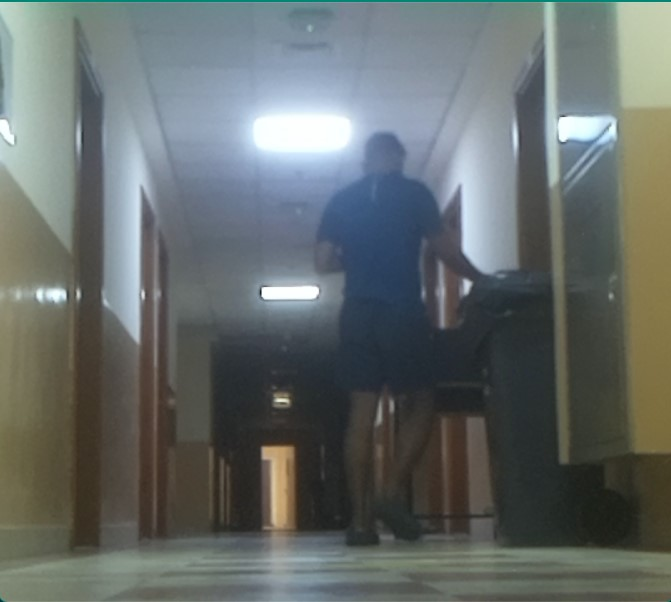
#> input picture images/hostel2.jpg, 671 x 602 px
$ jupyter execute --allow-errors Segmentationpathplanning.ipynb
#> lines starting #> are read from the running program, lines starting #| are printed output that depends on the picture
[cell 1]
import pixellib
from pixellib.semantic import semantic_segmentation
import cv2
#from wincap import WindowCapture #
from time import sleep;
import re

[cell 2]
frame = cv2.imread("images/hostel2.jpg")# cap.open("tcp://192.168.100.56:8888")
#> frame is the input picture: shape (602, 671, 3); mean B, G, R 106.3, 108, 101.4
#> (the rest of this cell did not finish here and is left out)

#> (a cell that did not finish here is left out)

#> (a cell that did not finish here is left out)

#> (a cell that did not finish here is left out)

#> (a cell that did not finish here is left out)

[cell 7]
import matplotlib.pyplot as plt
import numpy as np
import time

color = [6,230,230]
#> (the rest of this cell did not finish here and is left out)

#> (a cell that did not finish here is left out)

[cell 9]
## Inefficient, O(N^2)
# [26 lines left out: function findpath, not called in this run]

[cell 10]
# Efficient, O(N)
# [16 lines left out: function findpath, not called in this run]

#> (a cell that did not finish here is left out)

[cell 12]
x=[]
y=[]
#> (the rest of this cell did not finish here and is left out)

[cell 13]
plt.scatter(x,y,color='g')
plt.imshow(frame)
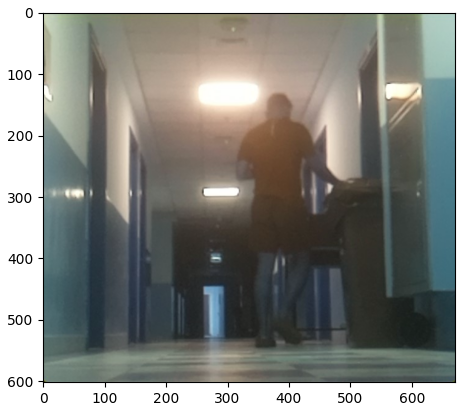
#> figure drawn by matplotlib, 1 panel; B, G, R data is drawn as R, G, B


$ run again, with images/hostelcorridor.jpg copied over images/hostel2.jpg
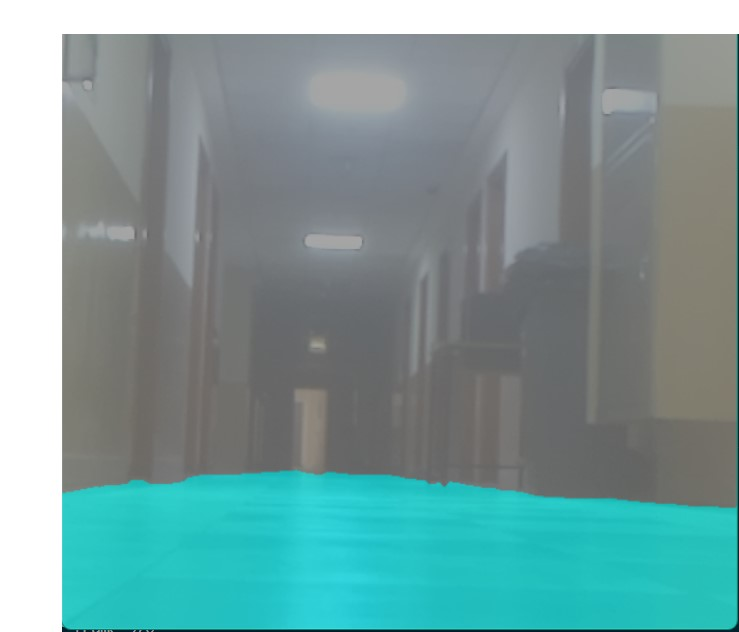
#> input picture images/hostelcorridor.jpg, 739 x 632 px
#> frame is the input picture: shape (632, 739, 3); mean B, G, R 155.8, 156.3, 121.8
#> `[cell 13] plt.scatter(x,y,color='g') plt.imshow(frame)`:
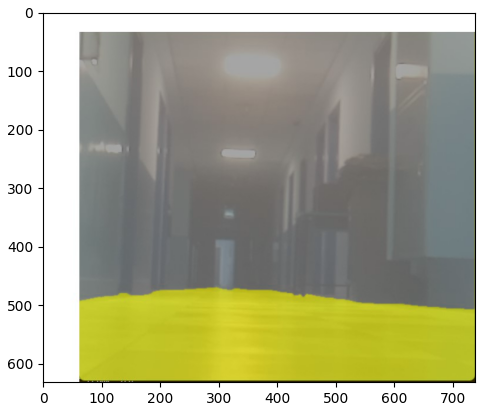
#> figure drawn by matplotlib, 1 panel; B, G, R data is drawn as R, G, B

$ run again, with images/c1.png saved as images/hostel2.jpg
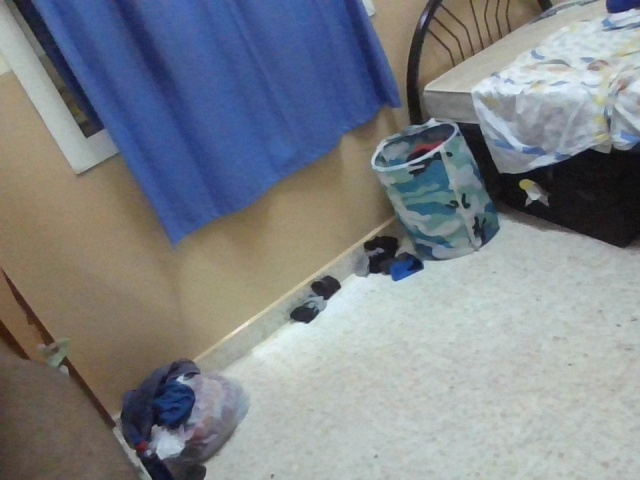
#> input picture images/c1.png, 640 x 480 px
#> frame is the input picture: shape (480, 640, 3); mean B, G, R 137, 131.4, 126.5
#> `[cell 13] plt.scatter(x,y,color='g') plt.imshow(frame)`:
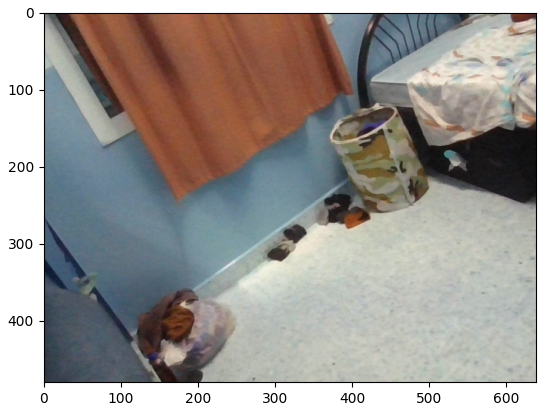
#> figure drawn by matplotlib, 1 panel; B, G, R data is drawn as R, G, B
